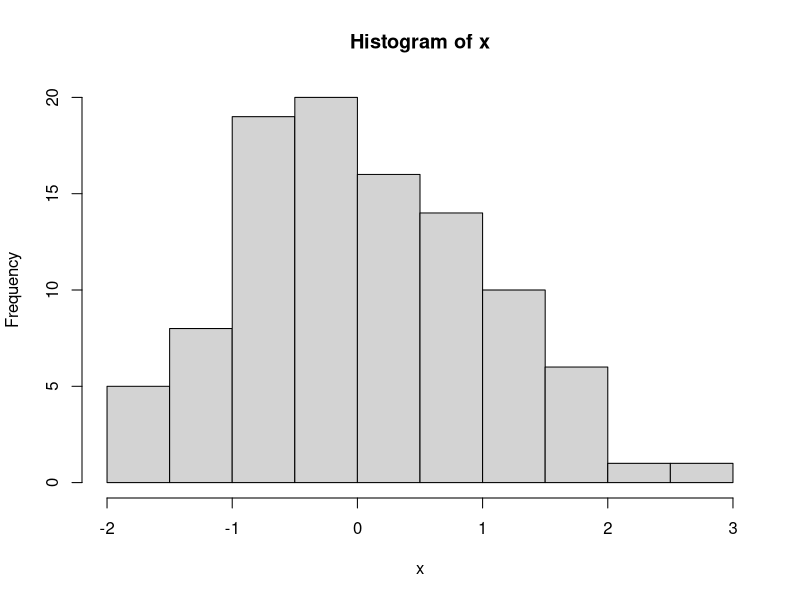
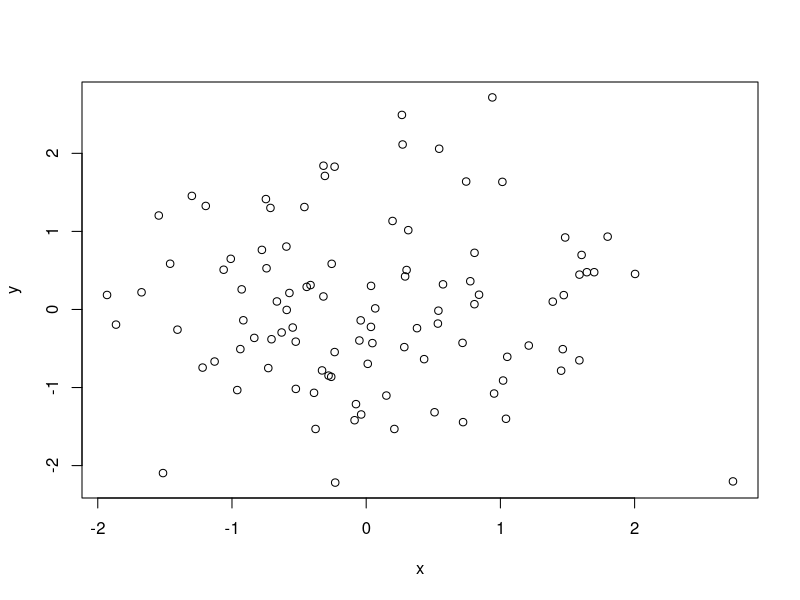
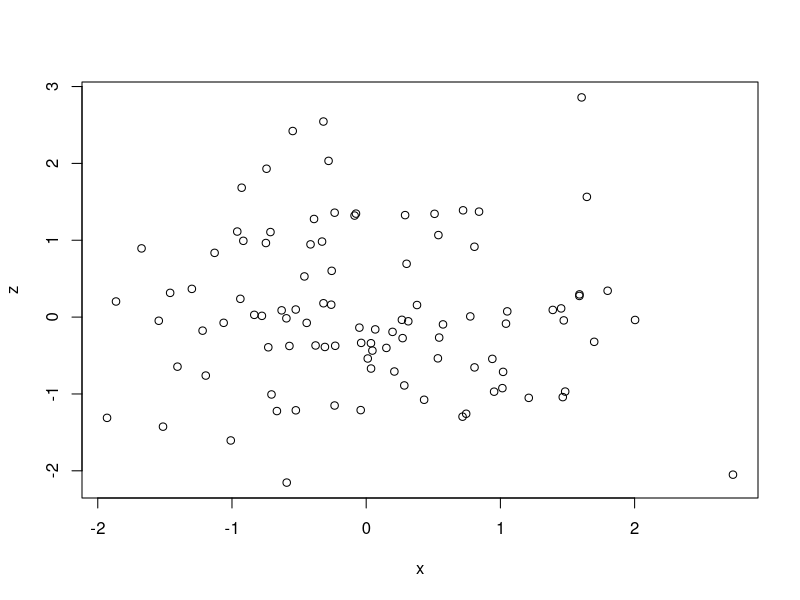
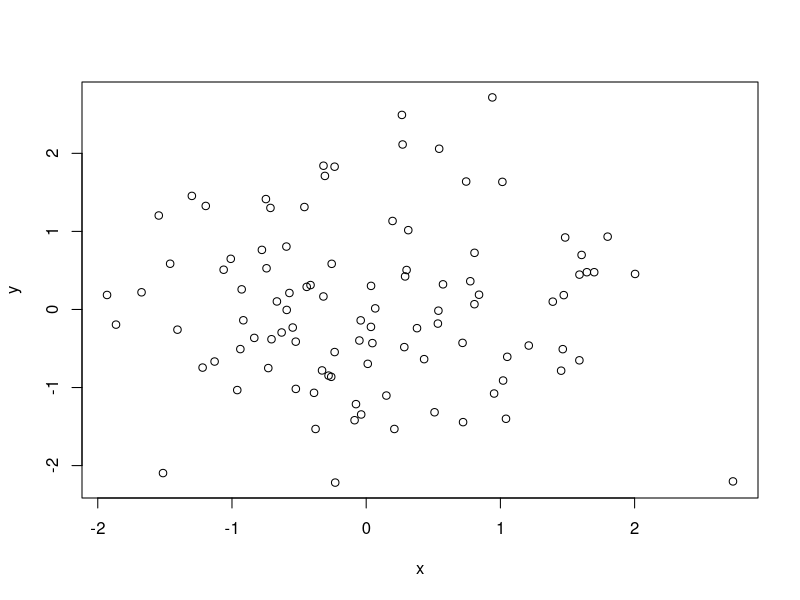
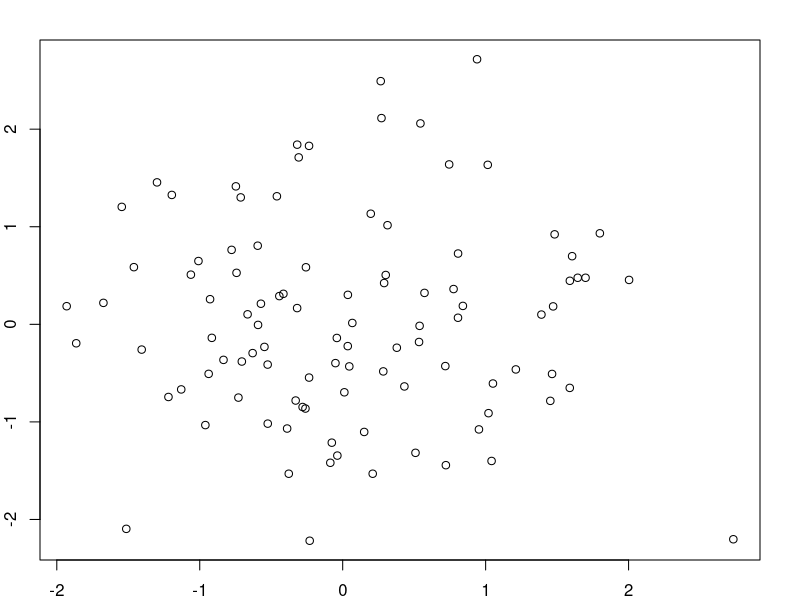
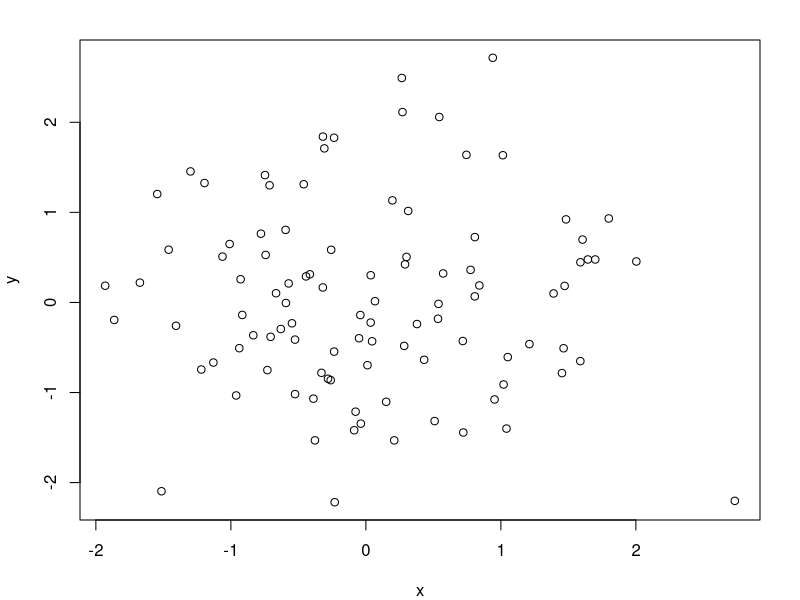
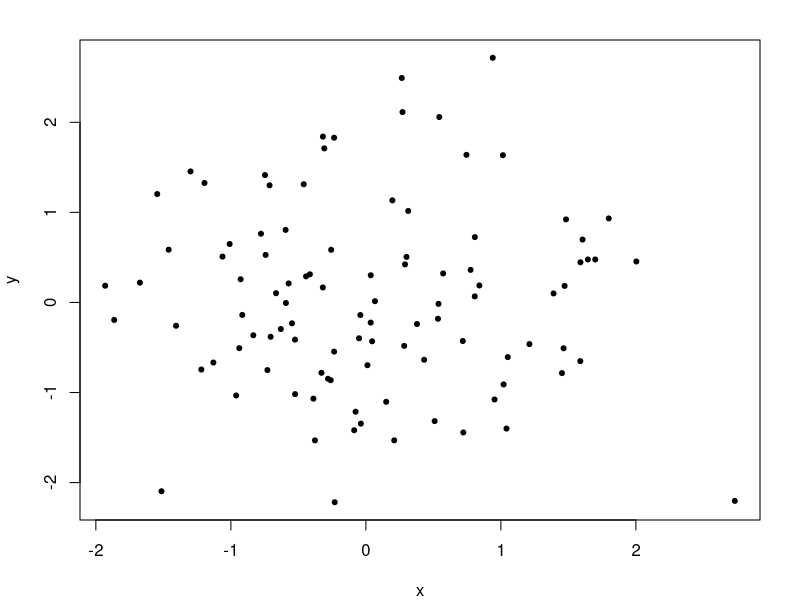
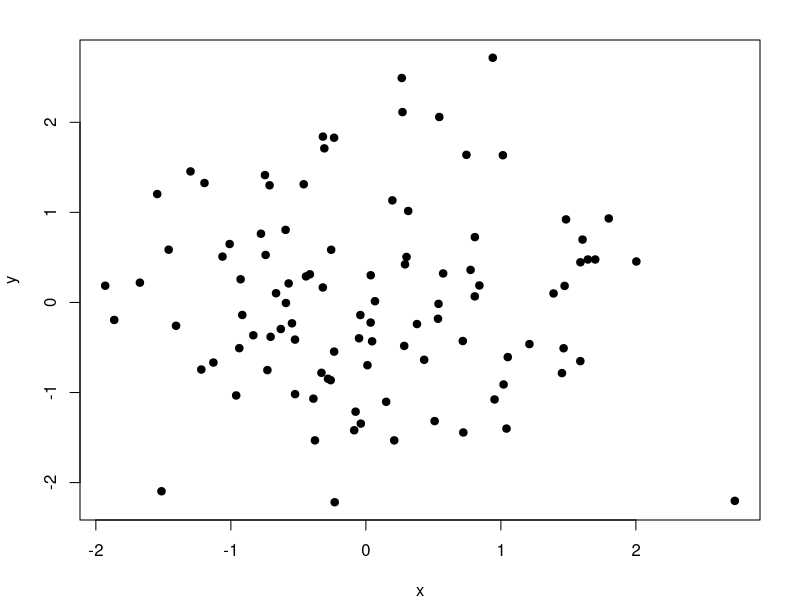

Here is the R script that generated these plots, in order:
x<-rnorm(100)
hist(x)
y<-rnorm(100)
plot(x, y)
z<-rnorm(100)
plot(x, z)
plot(x, y)
par(mar=c(2,2,2,2))
plot(x, y)

par(mar=c(4,4,2,2))
plot(x, y)

plot(x, y, pch=20)
plot(x, y, pch=19)
plot(x, y, pch=2)
plot(x, y, pch=3)
plot(x, y, pch=4)

 


plot(x, y, pchShow=20)
title("Scattertplot")
text(-2,-2,"Label")
legend("topleft",legend="Data",pch=20)
fit<-lm(y~x)
abline(fit)

abline(fit,lwd=3)
abline(fit,lwd=3,col="blue")

plot(x, y, xlab="Weight",ylab="Height",main="Scatterplot", pch=20)
legend("topright",legend="Data",pch=20)
fit<-lm(y~x)
abline(fit,lwd=3,col="red")

# dividir la pantalla en varios graficos
 
z<-rpois(100,2)
par(mfrow=c(2,1))
plot(x, y, pch=20)
plot(x, z, pch=19)

par(mar=c(2,2,1,1))
plot(x, y, pch=20)
plot(x, z, pch=20)

par(mfrow=c(1,2))
plot(x, y, pch=20)
plot(x, z, pch=20)

par(mar=c(4,4,2,2))
plot(x, y, pch=20)
plot(x, z, pch=20)

par(mfrow=c(2,2))
plot(x, y, pch=20)
plot(x, z, pch=20)
plot(x, y, pch=20)
plot(x, z, pch=20)

par(mfcol=c(2,2))
plot(x, y, pch=20)
plot(x, z, pch=20)
plot(x, y, pch=20)
plot(x, z, pch=20)

#poner colores en los puntos
x<-rnorm(100)
y<-x+rnorm(100)
g<-gl(2,50,labels=c("Male","Female"))
plot(x,y)
plot(x,y,type="n")
points(x[g=="Male"], y[g=="Male"], col="green")
points(x[g=="Female"], y[g=="Female"], col="blue")